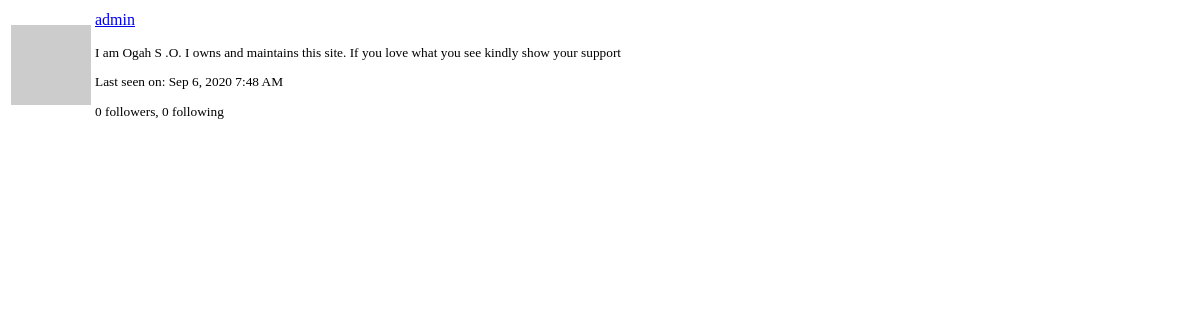
The page /user/admin/popup (signed in) on the database as committed earlier.
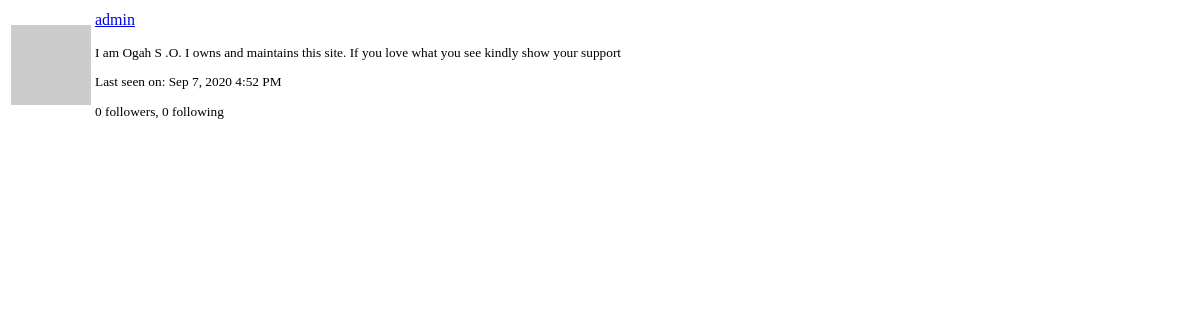
The same page on the database as committed later.
### app/models.py (models this page shows, shortened)
class PaginatedAPIMixin(object):
    @staticmethod
    def to_collection_dict(query, page, per_page, endpoint, **kwargs):
        resources = query.paginate(page, per_page, False)
        data = {
            'items': [item.to_dict() for item in resources.items],
            '_meta': {
                'page': page,
                'per_page': per_page,
                'total_pages': resources.pages,
                'total_items': resources.total
            },
            '_links': {
                'self': url_for(endpoint, page=page, per_page=per_page,
                                **kwargs),
                'next': url_for(endpoint, page=page + 1, per_page=per_page,
                                **kwargs) if resources.has_next else None,
                'prev': url_for(endpoint, page=page - 1, per_page=per_page,
                                **kwargs) if resources.has_prev else None
            }
        }
        return data

class User(UserMixin,PaginatedAPIMixin, db.Model):
    __tablename__ = 'user'
    id = db.Column(db.Integer, primary_key=True)
    username = db.Column(db.String(64), index=True, unique=True)
    email = db.Column(db.String(120), index=True, unique=True)
    password_hash = db.Column(db.String(128))
    role_id = db.Column(db.Integer, db.ForeignKey('roles.id'))
    posts = db.relationship('Post', backref='author', lazy='dynamic')
    about_me = db.Column(db.String(140))
    last_seen = db.Column(db.DateTime, default=datetime.utcnow)
    token = db.Column(db.String(32), index=True, unique=True)
    token_expiration = db.Column(db.DateTime)
    followed = db.relationship(
        'User', secondary=followers,
        primaryjoin=(followers.c.follower_id == id),
        secondaryjoin=(followers.c.followed_id == id),
        backref=db.backref('followers', lazy='dynamic'), lazy='dynamic')
    comments = db.relationship('Comment', backref='author', lazy='dynamic')
    def ping(self):
        self.last_seen = datetime.utcnow()
        db.session.add(self)
    def avatar(self, size):
        digest = md5(self.email.lower().encode('utf-8')).hexdigest()
        return 'https://www.gravatar.com/avatar/{}?d=identicon&s={}'.format(
            digest, size)

### app/main/routes.py (the view)
@main.route('/user/<username>/popup')
@login_required
def user_popup(username):
    user = User.query.filter_by(username=username).first_or_404()
    return render_template('user_popup.html', user=user)

### app/auth/routes.py (called while the page is built)
@auth.before_app_request
def before_request():
    if current_user.is_authenticated:
        current_user.ping()

### app/main/__init__.py (called while the page is built)
@main.app_context_processor
def inject_permissions():
    return dict(Permission=Permission)

### app/main/routes.py (called while the page is built)
@main.before_app_request
def before_request():
    if current_user.is_authenticated:
        current_user.last_seen = datetime.utcnow()
        db.session.commit()
    g.search_form = SearchForm()
    g.locale = str(get_locale())

### app/models.py (called while the page is built)
@login.user_loader
def load_user(id):
    return User.query.get(int(id))

    @classmethod
    def before_commit(cls, session):
        session._changes = {
            'add': list(session.new),
            'update': list(session.dirty),
            'delete': list(session.deleted)
        }

### app/templates/user_popup.html (shortened to what this page needs)
<table class="table">
    <tr>
        <td width="64" style="border: 0px;"><img src="{{ user.avatar(64) }}"></td>
        <td style="border: 0px;">
            <p><a href="{{ url_for('main.user', username=user.username) }}">{{ user.username }}</a></p>
            <small>
                {% if user.about_me %}<p>{{ user.about_me }}</p>{% endif %}
                {% if user.last_seen %}
                <p>{{ _('Last seen on') }}: {{ moment(user.last_seen).format('lll') }}</p>
                {% endif %}
                <p>{{ _('%(count)d followers', count=user.followers.count()) }}, {{ _('%(count)d following', count=user.followed.count()) }}</p>
            </small>
        </td>
    </tr>
</table>

Rows that differ between the two databases and show on the page:
changed User "admin": last_seen "Sep 6, 2020 7:48 AM" → "Sep 7, 2020 4:52 PM"
